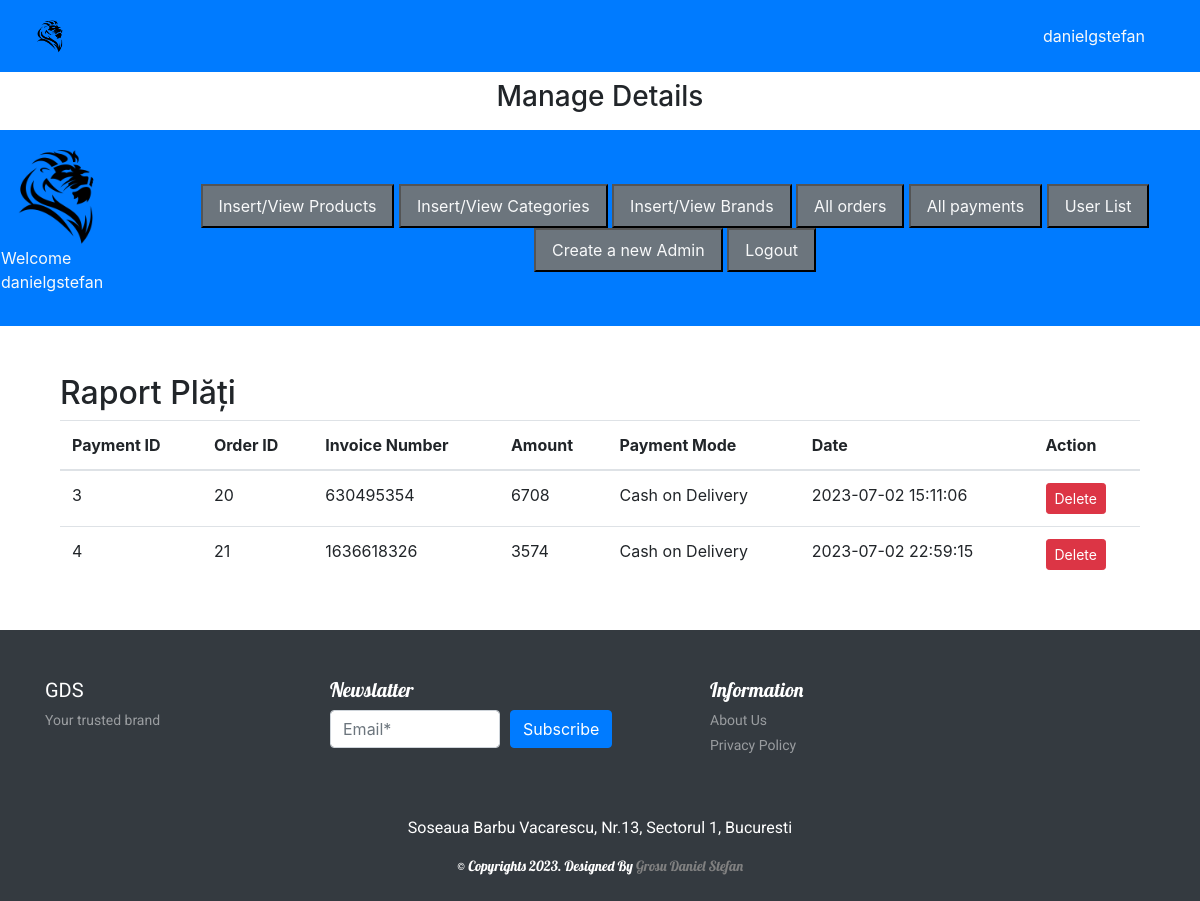
Page /admin/index.php?viewpayments (signed in) on the committed database.
### tables this page shows
CREATE TABLE `payments` (
  `payment_id` int(11) NOT NULL,
  `order_id` int(11) NOT NULL,
  `invoice_number` int(11) NOT NULL,
  `amount` int(11) NOT NULL,
  `payment_mode` varchar(255) NOT NULL,
  `date` timestamp NOT NULL DEFAULT current_timestamp() ON UPDATE current_timestamp()
);

### admin/reportPM.php (the view, shortened to what this page needs)
<!DOCTYPE html>
<html>
<head>
    <link rel="stylesheet" href="https://stackpath.bootstrapcdn.com/bootstrap/4.3.1/css/bootstrap.min.css">
</head>
<body>
    <div class="container">
        <h2 class="mt-4">Raport Plăți</h2>
        <table class="table">
            <thead>
                <tr>
                    <th>Payment ID</th>
                    <th>Order ID</th>
                    <th>Invoice Number</th>
                    <th>Amount</th>
                    <th>Payment Mode</th>
                    <th>Date</th>
                    <th>Action</th>
                </tr>
            </thead>
            <tbody>
                <?php
                $servername = 'localhost';
                $username = 'root';
                $password = '';
                $database = "mogds";
                $conn = new mysqli($servername, $username, $password, $database);
                $sql = "SELECT * FROM payments";
                $result = $conn->query($sql);
                if ($result->num_rows > 0) {
                    while ($row = $result->fetch_assoc()) {
                        echo "<tr>";
                        echo "<td>" . $row['payment_id'] . "</td>";
                        echo "<td>" . $row['order_id'] . "</td>";
                        echo "<td>" . $row['invoice_number'] . "</td>";
                        echo "<td>" . $row['amount'] . "</td>";
                        echo "<td>" . $row['payment_mode'] . "</td>";
                        echo "<td>" . $row['date'] . "</td>";
                        echo "<td>
                                <form method='POST' action='deletePayment.php'>
                                    <input type='hidden' name='payment_id' value='" . $row['payment_id'] . "'>
                                    <button type='submit' class='btn btn-danger btn-sm'>Delete</button>
                                </form>
                            </td>";
                        echo "</tr>";
                    }
                } else {
                    echo "<tr><td colspan='7'>Nu există plăți în baza de date.</td></tr>";
                }
                ?>
            </tbody>
        </table>
    </div>
</body>
</html>

### style.css (style rules this page uses)
button, button:focus { outline: none !important; box-shadow: none !important; }
* { margin: 0; padding: 0; box-sizing: border-box; }

### rows in the picture
payments: payment_id "3", order "20", invoice_number "630495354", amount "6708", payment_mode "Cash on Delivery", date "2023-07-02 15:11:06"
payments: payment_id "4", order "21", invoice_number "1636618326", amount "3574", payment_mode "Cash on Delivery", date "2023-07-02 22:59:15"

### other values in the picture
$_SESSION['username'] "danielgstefan"
